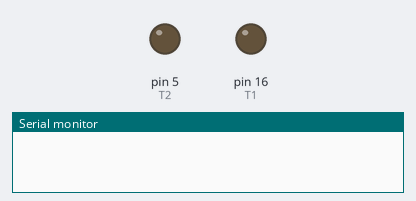
The sketch below on a simulated Arduino Uno, built with avr-gcc and run on an emulated ATmega328P. Parts: output pins drawn as LEDs (lit = HIGH), the last lines printed to the serial monitor.

Above: at 2.0 s.
At 6.0 s:
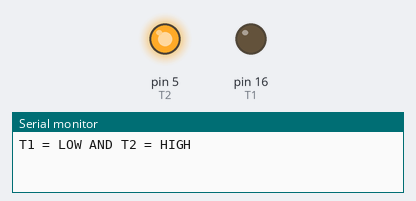
Timing chart, 0 to 10.4 s (numbered marks = the images above):
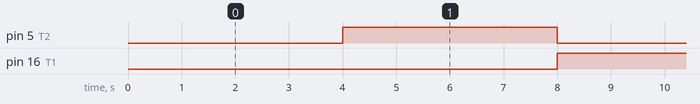

Measured:
- by itself, pin 5 (T2), pin 16 (T1): alternates HIGH for 4.0 s and LOW for 4.0 s

The sketch:

trasnsistor.ino
```cpp
// T1ISTOR NPN
#define T1 16 //DO = 16
#define T2 5 //D1 = 5

void setup() {
  Serial.begin(9600);
  pinMode(T1, OUTPUT);
  pinMode(T2, OUTPUT);
}

void loop() {
  delay(4000);
  digitalWrite(T1, LOW);
  digitalWrite(T2, HIGH);
  Serial.println("T1 = LOW AND T2 = HIGH");
  delay(4000);
  digitalWrite(T1, HIGH);
  digitalWrite(T2, LOW);
  Serial.println("T1 = HIGH AND T2 = LOW");
}
```
